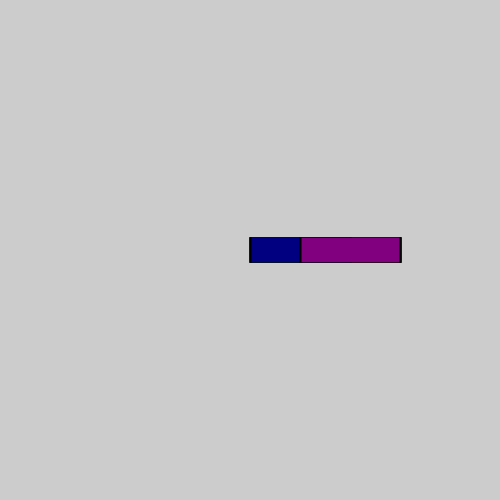
Frame 1 (no input)
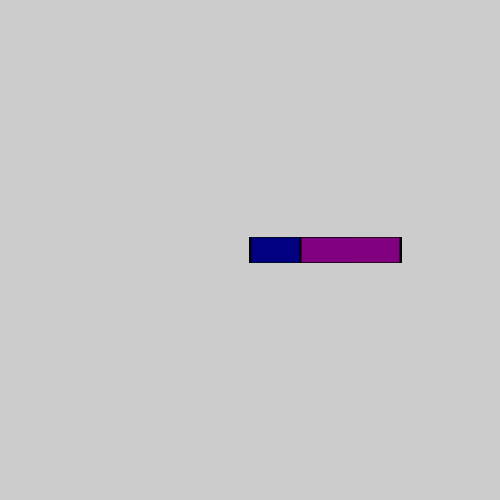
Frame 60 (the mouse pressed at the canvas centre just before this capture)
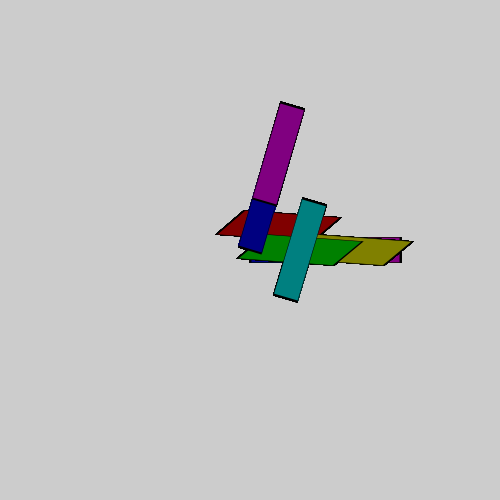
Frame 120 (the mouse held since frame 60 and released just before this capture)

The Processing sketch that drew these frames (run headless with seeded random() and noise(); from frame 60 on, the mouse is pressed at the canvas centre):

// Processing sketch: sixOrdersOfRotateScaleTranslate
// ── sixOrdersOfRotateScaleTranslate.pde
/* this shows the six possible orderings of rotate() scale() and translate()
 * applied to a simple rectangle
 * each order produces a different result
 * move the mouse left-right to see the effect of different rotation angles
 */
 
void setup(){
  size(500,500);
}

void draw(){
//  background(200);
  translate(250,250) ; //move origin to centre of window
  
  fill(128,0,0); //SRT
  pushMatrix();
    scale(2,0.5);
    rotate(mouseX/50.0);
    translate(50,0);
    rect(-25,-25,50,50);
  popMatrix();

  fill(128,128,0); // STR
  pushMatrix();
    scale(2,0.5);
    translate(50,0);
    rotate(mouseX/50.0);
    rect(-25,-25,50,50);
  popMatrix();

  fill(0,128,0); //TSR
  pushMatrix();
    translate(50,0);
    scale(2,0.5);
    rotate(mouseX/50.0);
    rect(-25,-25,50,50);
  popMatrix();

  fill(0,128,128); //TRS
  pushMatrix();
    translate(50,0);
    rotate(mouseX/50.0);
    scale(2,0.5);
    rect(-25,-25,50,50);
  popMatrix();

  fill(0,0,128); //RTS
  pushMatrix();
    rotate(mouseX/50.0);
    translate(50,0);
    scale(2,0.5);
    rect(-25,-25,50,50);
  popMatrix();

  fill(128,0,128); //RST
  pushMatrix();
    rotate(mouseX/50.0);
    scale(2,0.5);
    translate(50,0);
    rect(-25,-25,50,50);
  popMatrix();
}
